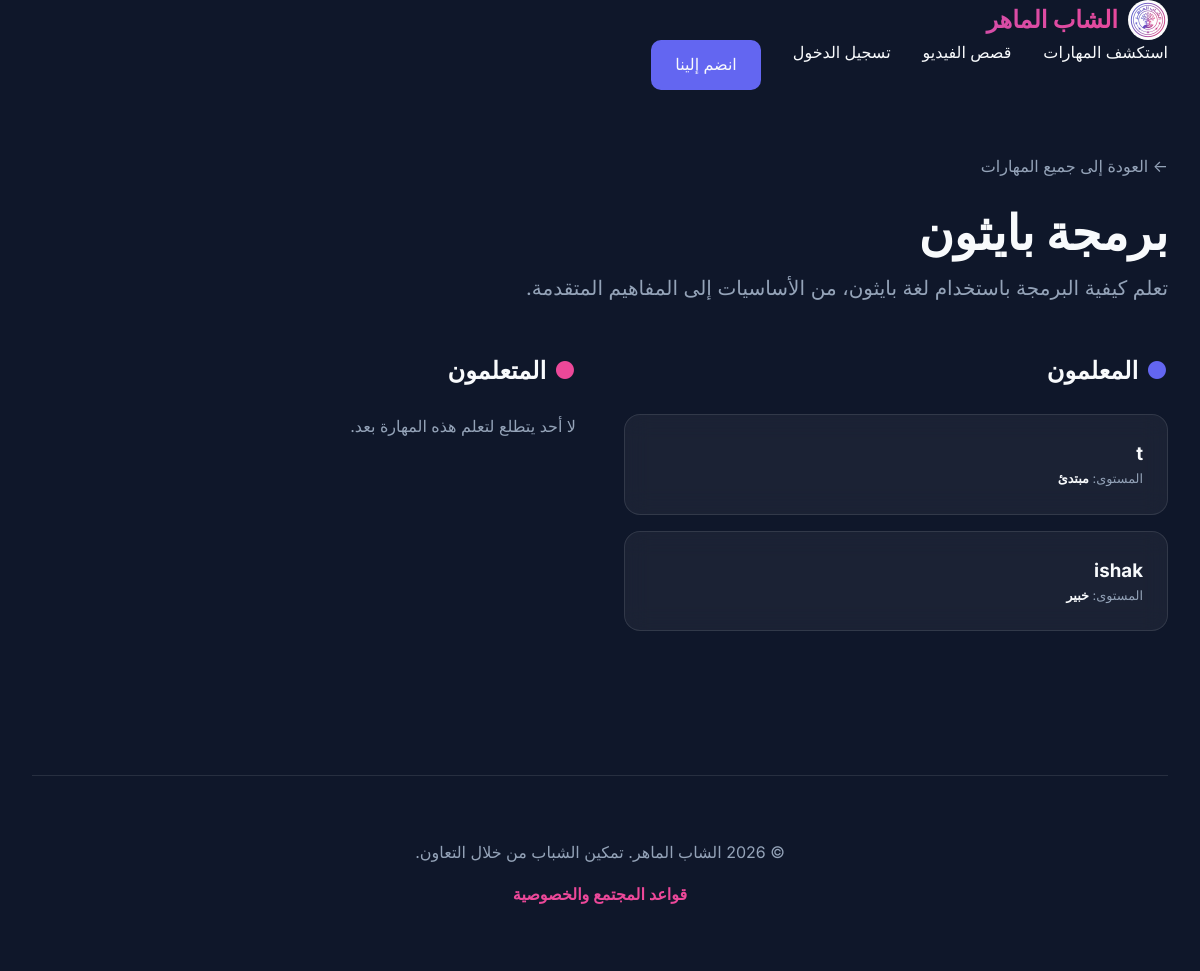
Page /skills/1/ on the committed database.
### exchange/models.py (models this page shows, shortened)
class Skill(models.Model):
    LEVEL_CHOICES = [
        ('beginner', 'مبتدئ'),
        ('intermediate', 'متوسط'),
        ('advanced', 'متقدم'),
        ('expert', 'خبير'),
    ]
    name = models.CharField(max_length=100)
    description = models.TextField()

class UserSkill(models.Model):
    user = models.ForeignKey(User, on_delete=models.CASCADE, related_name='user_skills')
    skill = models.ForeignKey(Skill, on_delete=models.CASCADE)
    level = models.CharField(max_length=20, choices=Skill.LEVEL_CHOICES)
    is_teaching = models.BooleanField(default=True) # True if teaching, False if wanting to learn

class User(AbstractUser):
    points = models.IntegerField(default=100)
    bio = models.TextField(blank=True)
    avatar = models.ImageField(upload_to='avatars/', blank=True, null=True)
    following = models.ManyToManyField('self', symmetrical=False, related_name='followers', blank=True)

### exchange/views.py (the view)
# urls.py: path('skills/<int:pk>/', views.skill_detail, name='skill_detail'),
def skill_detail(request, pk):
    skill = get_object_or_404(Skill, pk=pk)
    teachers = UserSkill.objects.filter(skill=skill, is_teaching=True)
    learners = UserSkill.objects.filter(skill=skill, is_teaching=False)
    return render(request, 'exchange/skill_detail.html', {
        'skill': skill,
        'teachers': teachers,
        'learners': learners
    })

### templates/exchange/skill_detail.html (shortened to what this page needs)
{% extends 'base.html' %}
{% block content %}
<div style="margin-bottom: 3rem;">
    <a href="{% url 'exchange:skill_list' %}" style="color: var(--text-muted); text-decoration: none;">← العودة إلى جميع
        المهارات</a>
    <h1 style="font-size: 3rem; margin-top: 1rem;">{{ skill.name }}</h1>
    <p style="font-size: 1.25rem; color: var(--text-muted); max-width: 800px;">{{ skill.description }}</p>
</div>
<div style="display: grid; grid-template-columns: 1fr 1fr; gap: 3rem;">
    <div>
        <h2 style="margin-bottom: 1.5rem; display: flex; align-items: center; gap: 0.5rem;">
            <span style="color: var(--primary);">●</span> المعلمون
        </h2>
        {% for item in teachers %}
        <div class="glass"
            style="padding: 1.5rem; margin-bottom: 1rem; display: flex; justify-content: space-between; align-items: center;">
            <div>
                <h3 style="margin: 0;">{{ item.user.username }}</h3>
                <p style="font-size: 0.8rem; color: var(--text-muted);">المستوى: <span
                        style="color: var(--text-main); font-weight: 600;">{{ item.get_level_display }}</span></p>
            </div>
        </div>
        {% empty %}
        <p style="color: var(--text-muted);">لا أحد يعلم هذه المهارة بعد.</p>
        {% endfor %}
    </div>
    <div>
        <h2 style="margin-bottom: 1.5rem; display: flex; align-items: center; gap: 0.5rem;">
            <span style="color: var(--secondary);">●</span> المتعلمون
        </h2>
        {% for item in learners %}
        <div class="glass"
            style="padding: 1.5rem; margin-bottom: 1rem; display: flex; justify-content: space-between; align-items: center;">
            <div>
                <h3 style="margin: 0;">{{ item.user.username }}</h3>
                <p style="font-size: 0.8rem; color: var(--text-muted);">المستوى: <span
                        style="color: var(--text-main); font-weight: 600;">{{ item.get_level_display }}</span></p>
            </div>
            {% if user.is_authenticated and item.user != user %}
            <a href="#" class="btn glass" style="border-color: var(--secondary); color: var(--secondary);">تقديم
                المساعدة</a>
            {% endif %}
        </div>
        {% empty %}
        <p style="color: var(--text-muted);">لا أحد يتطلع لتعلم هذه المهارة بعد.</p>
        {% endfor %}
    </div>
</div>
{% endblock %}

### static/css/style.css (style rules this page uses)
:root { --primary: #6366f1; --primary-hover: #4f46e5; --secondary: #ec4899; --bg-dark: #0f172a; --bg-card: rgba(30, 41, 59, 0.7); --text-main: #f8fafc; --text-muted: #94a3b8; --glass-border: rgba(255, 255, 255, 0.1); --glass-bg: rgba(255, 255, 255, 0.05); --success: #10b981; --warning: #f59e0b; }
* { margin: 0; padding: 0; box-sizing: border-box; }
body { font-family: 'Inter', system-ui, -apple-system, sans-serif; background-color: var(--bg-dark); color: var(--text-main); line-height: 1.6; min-height: 100vh; overflow-x: hidden; }
.glass { background: var(--glass-bg); backdrop-filter: blur(12px); -webkit-backdrop-filter: blur(12px); border: 1px solid var(--glass-border); border-radius: 16px; }

### rows in the picture
Skill: name "برمجة بايثون", description "تعلم كيفية البرمجة باستخدام لغة بايثون، من الأساسيات إلى المفاهيم المتقدمة."
UserSkill: user.username "t", level "مبتدئ"
UserSkill: user.username "ishak", level "خبير"
